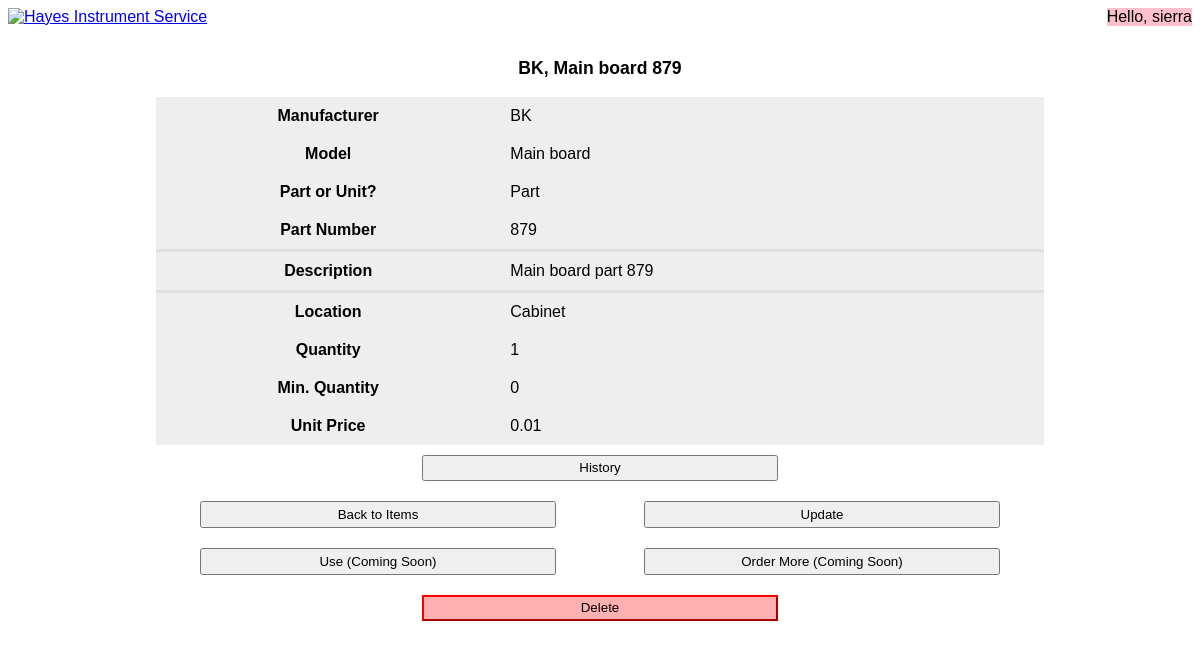
The page /inventory_database/items/28/ (signed in) on the database its author committed.
### inventory/models.py (models this page shows, shortened)
class Item(models.Model):
    PART = "Part"
    UNIT = "Unit"
    ITEM_TYPE_CHOICES = {
        PART: "Part",
        UNIT: "Unit",
    }
    manufacturer = models.CharField(default="N/A", max_length=50)
    model = models.CharField(default="N/A", max_length=100)
    part_or_unit = models.CharField(
        blank=False,
        choices=ITEM_TYPE_CHOICES,
        default=PART,
        max_length=5,
    )
    part_number = models.CharField(blank=True, max_length=100)
    description = models.TextField()
    location = models.CharField(default="N/A", max_length=50)
    quantity = models.IntegerField(default=0, validators=[MinValueValidator(0)])
    min_quantity = models.IntegerField(default=0, validators=[MinValueValidator(0)])
    unit_price = models.DecimalField(
        default=0.01,
        max_digits=16,
        decimal_places=2,
        validators=[MinValueValidator(0.00)],
    )
    last_modified_by = models.ForeignKey(
        User, on_delete=models.SET_NULL, null=True, blank=True
    )
    tracker = FieldTracker(fields=[
        'manufacturer', 'model', 'part_or_unit', 'part_number', 'description',
        'location', 'quantity', 'min_quantity', 'unit_price'
    ])
    @property
    def low_stock(self):
        return self.quantity <= self.min_quantity
    def __str__(self):
        item_string = self.manufacturer + ", " + self.model
        if self.part_or_unit == self.PART:
            item_string += " " + self.part_number
        return item_string

### inventory/views.py (the view)
# urls.py: path("items/<int:pk>/", views.ItemDetailView.as_view(), name="item_detail"),
class ItemDetailView(LoginRequiredMixin, DetailView):
    model = Item
    template_name = "item_detail.html"
    def get_context_data(self, **kwargs):
        context = super().get_context_data(**kwargs)
        context["user_group"] = self.request.user.groups.first()
        return context

### inventory/templates/item_detail.html (shortened to what this page needs)
{% extends "inventory_base_template.html" %}
{% load static %}
{% block other_stylesheets %}
    <link rel="stylesheet" href="{% static "item_detail.css" %}" />
{% endblock other_stylesheets %}
{% block page-title %} {{ item }} {% endblock page-title %}
{% block content %}
{% if item %}
    <table>
        <tr>
            <th>Manufacturer</th><td>{{ item.manufacturer }}</td>
        </tr>
        <tr>
            <th>Model</th><td>{{ item.model }}</td>
        </tr>
        <tr>
            <th>Part or Unit?</th><td>{{ item.part_or_unit }}</td>
        </tr>
        <tr>
            <th>Part Number</th><td>{{ item.part_number }}</td>
        </tr>
        <tr class="description">
            <th>Description</th><td>{{ item.description }}</td>
        </tr>
        <tr>
            <th>Location</th><td>{{ item.location }}</td>
        </tr>
        <tr {% if item.low_stock %} style="color: red;" title="This item is low in stock."{% endif %}>
            <th>Quantity</th><td>{{ item.quantity }}</td>
        </tr>
        <tr>
            <th>Min. Quantity</th><td>{{ item.min_quantity }}</td>
        </tr>
        <tr>
            <th>Unit Price</th><td>{{ item.unit_price }}</td>
        </tr>
    </table>
{% else %}
    No details are available.
{% endif %}
<div class="buttons">
    <button type="buttons" id="history" onclick="window.location.href='{% url "inventory:item_history" item.id %}'">
        History
    </button>
</div>
<div class="buttons">
    <button type="button" id="back" onclick="window.location.href='{% url "inventory:items" %}';">
        Back to Items
    </button>
    {% if user_group.name != None and user_group.name != 'Viewer' %}
    {% if user_group.name == 'Superuser' %}
    <button type="button" id="update" onclick="window.location.href='{% url 'inventory:item_update_form_superuser' item.id %}';">
    {% elif user_group.name == 'Technician' %}
    <button type="button" id="update" onclick="window.location.href='{% url 'inventory:item_update_form_technician' item.id %}';">
    {% else %}
    <button type="button" id="update" onclick="window.location.href='{% url 'inventory:item_update_form_intern' item.id %}';">
    {% endif %}
        Update
    </button>
    {% endif %}
</div>
{% if user_group.name == 'Technician' or user_group.name == 'Superuser' %}
<div class="buttons">
    <button type="button" id="use" onclick="window.location.href='{% url "inventory:item_use_form" item.id %}'" {% if item.quantity == 0 %}disabled{% endif %}>
        Use (Coming Soon)
    </button>
    {% if user_group.name == 'Superuser' %}
    <button type="button" id="order-more">
        Order More (Coming Soon)
    </button>
    {% else %}
    <button type="button" id="order-more" onclick="window.location.href='{% url "inventory:item_request_form" item.id %}'">
        Request More (Coming Soon)
    </button>
    {% endif %}
</div>
<div class="buttons danger-zone">
    <button type="button" onclick="window.location.href='{% url "inventory:item_confirm_delete" item.id %}'">Delete</button>
</div>
{% endif %}
{% endblock content %}

### inventory/templates/inventory_base_template.html (shortened to what this page needs)
<!DOCTYPE html>
<html lang="en">
{% load static %}
<head>
    <link rel="stylesheet" href="{% static "inventory_base.css" %}" />
    {% block other_stylesheets %}{% endblock other_stylesheets %}
</head>
<body>
    <div class="header">
        <a href="{% url 'authentication:home' %}">
            <img class="image" height="94" width="532" src="https://hayesinstruments.com/images/HayesLetterhead.gif"
                alt="Hayes Instrument Service"
                title="Click here to go to the Home page.">
        </a>
        <div class="user">Hello, {{ request.user.username }}</div>
    </div>
    <div class="page-title">{% block page-title %}{% endblock page-title %}</div>
    <div class="content">
        {% block content %}
        {% endblock content %}
    </div>
</body>
</html>

### inventory/static/inventory_base.css (style rules this page uses)
body, textarea { font-family: arial, sans-serif; }
div.header { display: flex; margin-bottom: 2em; justify-content: space-between; align-items: center; }
div.user { background-color: pink; }
div.page-title { font-size: 110%; font-weight: bold; text-align: center; padding-bottom: 1em; }

### inventory/static/item_detail.css (style rules this page uses)
table, .buttons { margin: 0 auto; width: 75%; max-width: 900px; }
table { background-color: rgb(238, 238, 238); border-collapse: collapse; }
td { padding: 10px; }
tr.description { border-top: 3px solid rgb(225, 225, 225); border-bottom: 3px solid rgb(225, 225, 225); }
.buttons { display: flex; justify-content: space-around; padding: 10px 0; }
.buttons > button, input { width: 40%; height: 2em; }
.buttons.danger-zone > button { border-color: red; background-color: rgba(255, 100, 100, 0.5); }

### rows shown on the page
Item: manufacturer+model+part_or_unit "BK, Main board 879", manufacturer "BK", model "Main board", part_or_unit "Part", part_number "879", description "Main board part 879", location "Cabinet", quantity "1", min_quantity "0", unit_price "0.01"

### other values the page prints
{{ request.user.username }} "sierra"
